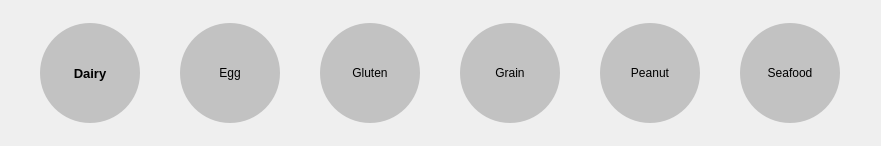
             <widget class="QWidget" name="scrollAreaWidgetContents_5">
              <property name="geometry">
               <rect>
                <x>0</x>
                <y>0</y>
                <width>881</width>
                <height>146</height>
               </rect>
              </property>
              <layout class="QHBoxLayout" name="horizontalLayout_5">
               <property name="spacing">
                <number>0</number>
               </property>
               <property name="leftMargin">
                <number>0</number>
               </property>
               <property name="topMargin">
                <number>0</number>
               </property>
               <property name="rightMargin">
                <number>0</number>
               </property>
               <property name="bottomMargin">
                <number>0</number>
               </property>
               <item>
                <widget class="QPushButton" name="pushButton_35">
                 <property name="minimumSize">
                  <size>
                   <width>100</width>
                   <height>100</height>
                  </size>
                 </property>
                 <property name="maximumSize">
                  <size>
                   <width>100</width>
                   <height>100</height>
                  </size>
                 </property>
                 <property name="font">
                  <font>
                   <pointsize>10</pointsize>
                   <weight>75</weight>
                   <bold>true</bold>
                  </font>
                 </property>
                 <property name="styleSheet">
                  <string notr="true">background-color: rgb(194, 194, 194);
border-top-left-radius: 50px;
border-top-right-radius: 50px;
border-bottom-left-radius: 50px;
border-bottom-right-radius: 50px;</string>
                 </property>
                 <property name="text">
                  <string>Dairy</string>
                 </property>
                </widget>
               </item>
               <item>
                <widget class="QPushButton" name="pushButton_36">
                 <property name="minimumSize">
                  <size>
                   <width>100</width>
                   <height>100</height>
                  </size>
                 </property>
                 <property name="maximumSize">
                  <size>
                   <width>100</width>
                   <height>100</height>
                  </size>
                 </property>
                 <property name="styleSheet">
                  <string notr="true">background-color: rgb(194, 194, 194);
border-top-left-radius: 50px;
border-top-right-radius: 50px;
border-bottom-left-radius: 50px;
border-bottom-right-radius: 50px;</string>
                 </property>
                 <property name="text">
                  <string>Egg</string>
                 </property>
                </widget>
               </item>
               <item>
                <widget class="QPushButton" name="pushButton_37">
                 <property name="minimumSize">
                  <size>
                   <width>100</width>
                   <height>100</height>
                  </size>
                 </property>
                 <property name="maximumSize">
                  <size>
                   <width>100</width>
                   <height>100</height>
                  </size>
                 </property>
                 <property name="styleSheet">
                  <string notr="true">background-color: rgb(194, 194, 194);
border-top-left-radius: 50px;
border-top-right-radius: 50px;
border-bottom-left-radius: 50px;
border-bottom-right-radius: 50px;</string>
                 </property>
                 <property name="text">
                  <string>Gluten</string>
                 </property>
                </widget>
               </item>
               <item>
                <widget class="QPushButton" name="pushButton_38">
                 <property name="minimumSize">
                  <size>
                   <width>100</width>
                   <height>100</height>
                  </size>
                 </property>
                 <property name="maximumSize">
                  <size>
                   <width>100</width>
                   <height>100</height>
                  </size>
                 </property>
                 <property name="styleSheet">
                  <string notr="true">background-color: rgb(194, 194, 194);
border-top-left-radius: 50px;
border-top-right-radius: 50px;
border-bottom-left-radius: 50px;
border-bottom-right-radius: 50px;</string>
                 </property>
                 <property name="text">
                  <string>Grain</string>
                 </property>
                </widget>
               </item>
               <item>
                <widget class="QPushButton" name="pushButton_39">
                 <property name="minimumSize">
                  <size>
                   <width>100</width>
                   <height>100</height>
                  </size>
                 </property>
                 <property name="maximumSize">
                  <size>
                   <width>100</width>
                   <height>100</height>
                  </size>
                 </property>
                 <property name="styleSheet">
                  <string notr="true">background-color: rgb(194, 194, 194);
border-top-left-radius: 50px;
border-top-right-radius: 50px;
border-bottom-left-radius: 50px;
border-bottom-right-radius: 50px;</string>
                 </property>
                 <property name="text">
                  <string>Peanut</string>
                 </property>
                </widget>
               </item>
               <item>
                <widget class="QPushButton" name="pushButton_40">
                 <property name="minimumSize">
                  <size>
                   <width>100</width>
                   <height>100</height>
                  </size>
                 </property>
                 <property name="maximumSize">
                  <size>
                   <width>100</width>
                   <height>100</height>
                  </size>
                 </property>
                 <property name="styleSheet">
                  <string notr="true">background-color: rgb(194, 194, 194);
border-top-left-radius: 50px;
border-top-right-radius: 50px;
border-bottom-left-radius: 50px;
border-bottom-right-radius: 50px;</string>
                 </property>
                 <property name="text">
                  <string>Seafood</string>
                 </property>
                </widget>
               </item>
              </layout>
             </widget>
